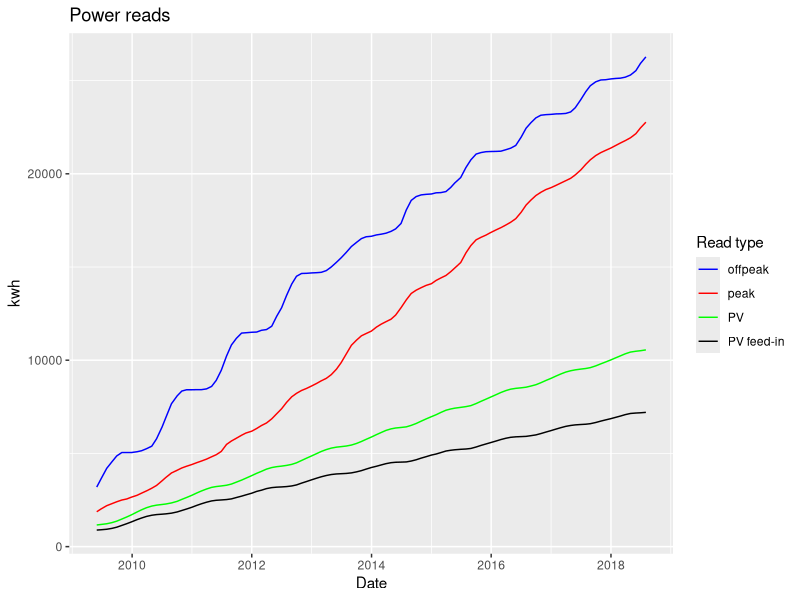
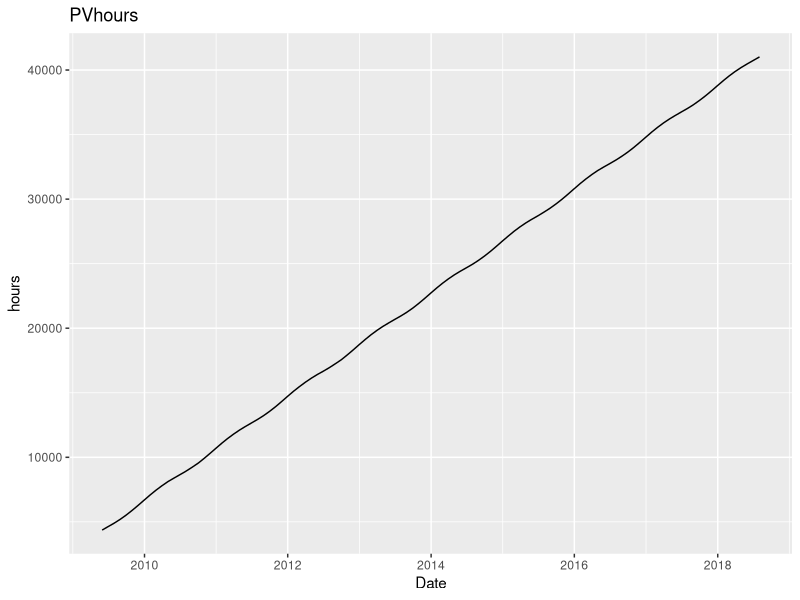
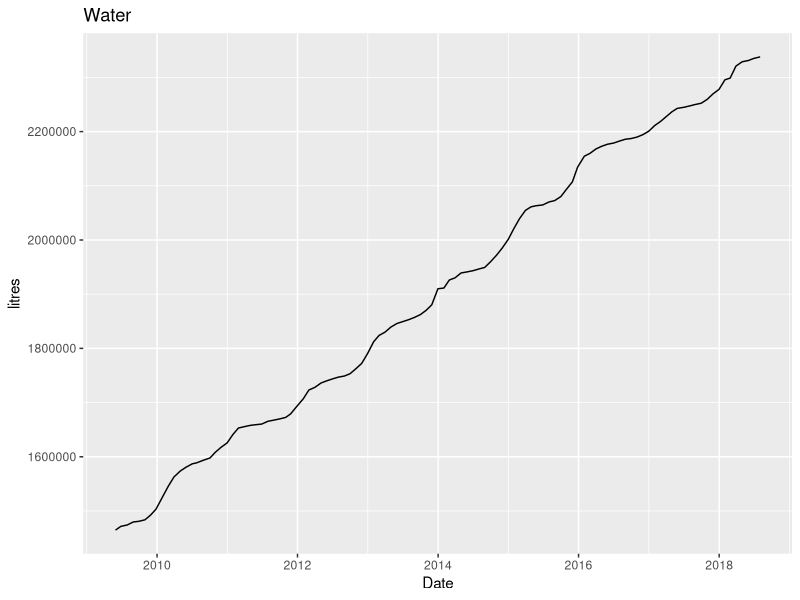
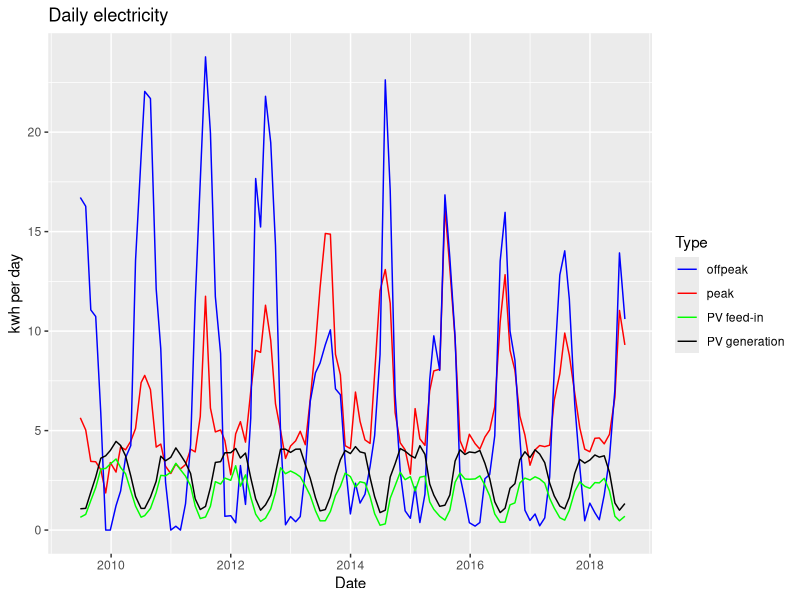
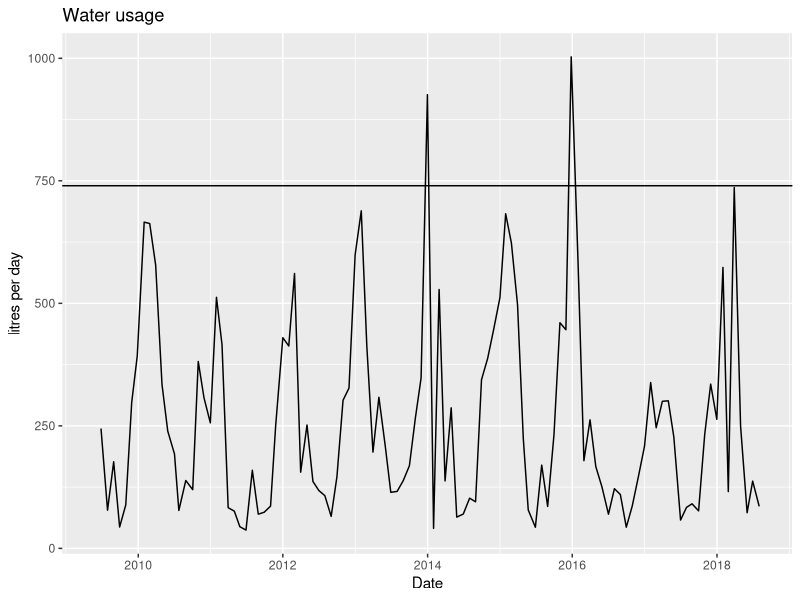
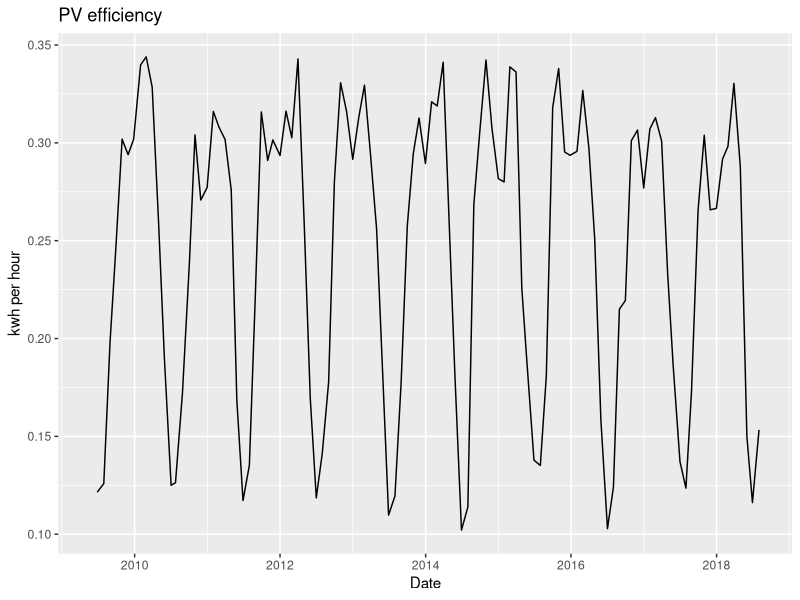

Write the R code that produced these figures, in order.
library(tidyverse)

meterreads <- read_csv("data/meterreads.csv")
meterreads

#plot power reads i.e. peak, offpeak and PV

ggplot(meterreads, aes(x = date)) + 
  geom_line(aes(y = peak_reading, colour = "peak")) +
  geom_line(aes(y = offpeak_reading, colour = "offpeak")) +
  geom_line(aes(y = PV_reading, colour = "PV")) +
  geom_line(aes(y = feedin_reading, colour = "PV feed-in")) +
  labs(x = "Date", y = "kwh", title = "Power reads", colour = "Read type") +
  scale_color_manual(values = c("blue","red","green","black"))

# plot PV hours in a seperate graph

ggplot(meterreads, aes(x = date, y = PVhours_reading)) +
  geom_line() +
  labs(x = "Date", y = "hours", title = "PVhours")

# plot water reading in a seperate graph

ggplot(meterreads, aes(x = date, y = water_reading)) + 
  geom_line() +
  labs(x = "Date", y = "litres", title = "Water")

# make a new tibble called 'usage' from 'meterreads' and
# add a column called peak_usage by using mutate and lag
# mutate makes a new column called peak_usage by starting with peak_reading and subtracting a value
# this value is also from the peak_reading column, but by using lag it is from the previous row.

usage <- meterreads %>% 
  mutate(peak_usage = peak_reading - 
           lag(peak_reading, default = first(peak_reading)))

# now repeat the process for the other readings

usage <- usage %>% 
  mutate(offpeak_usage = offpeak_reading -
           lag(offpeak_reading, default = first(offpeak_reading)))

usage <- usage %>% 
  mutate(feedin_usage = feedin_reading -
           lag(feedin_reading, default = first(feedin_reading)))

usage <- usage %>% 
  mutate(PV_usage = PV_reading -
           lag(PV_reading, default = first(PV_reading)))

usage <- usage %>% 
  mutate(PVhours_usage = PVhours_reading -
           lag(PVhours_reading, default = first(PVhours_reading)))

usage <- usage %>% 
  mutate(water_usage = water_reading -
           lag(water_reading, default = first(water_reading)))

usage <- usage %>% 
  mutate(days = as.integer(date -
           lag(date, default = first(date))))

usage

# make a new table called perday.  divide usage by number of days to get usage per day.

perday <- usage %>% 
  mutate(peak_perday = peak_usage / days)

perday <- perday %>% 
  mutate(offpeak_perday = offpeak_usage / days)

perday <- perday %>% 
  mutate(feedin_perday = feedin_usage / days)

perday <- perday %>% 
  mutate(PVgen_perday = PV_usage / days)

perday <- perday %>% 
  mutate(PVhours_perday = PVhours_usage / days)

perday <- perday %>% 
  mutate(water_perday = water_usage / days)

perday <- perday %>% 
  mutate(PVefficiency = PVgen_perday / PVhours_perday)

perday

# lets try plotting this stuff

ggplot(perday, aes(x = date)) + 
  geom_line(aes(y = peak_perday, colour = "peak")) +
  geom_line(aes(y = offpeak_perday, colour = "offpeak")) +
  geom_line(aes(y = PVgen_perday, colour = "PV generation")) +
  geom_line(aes(y = feedin_perday, colour = "PV feed-in")) +
  labs(x = "Date", y = "kwh per day", title = "Daily electricity", colour = "Type") +
  scale_color_manual(values = c("blue","red","green","black"))

ggplot(perday, aes(x = date, y = water_perday)) + 
  geom_line() +
  labs(x = "Date", y = "litres per day", title = "Water usage") +
  geom_hline(yintercept=740)

ggplot(perday, aes(x = date, y = PVefficiency)) + 
  geom_line() +
  labs(x = "Date", y = "kwh per hour", title = "PV efficiency")

# It's interesting to note that a few things have happened in our household
# 1st child was born July 2011.  An RCAC was installed that summer.
# 2nd child born January 2014.  Time at home has changed with part-time hours etc.
# We've been playing with the mix of RCAC and heatbank (offpeak) for heating.
# Off peak kicks in in summer when visitors are over due to supplementary HWS.
# We also have rainfall data, and climate data can be downloaded from BOM.
